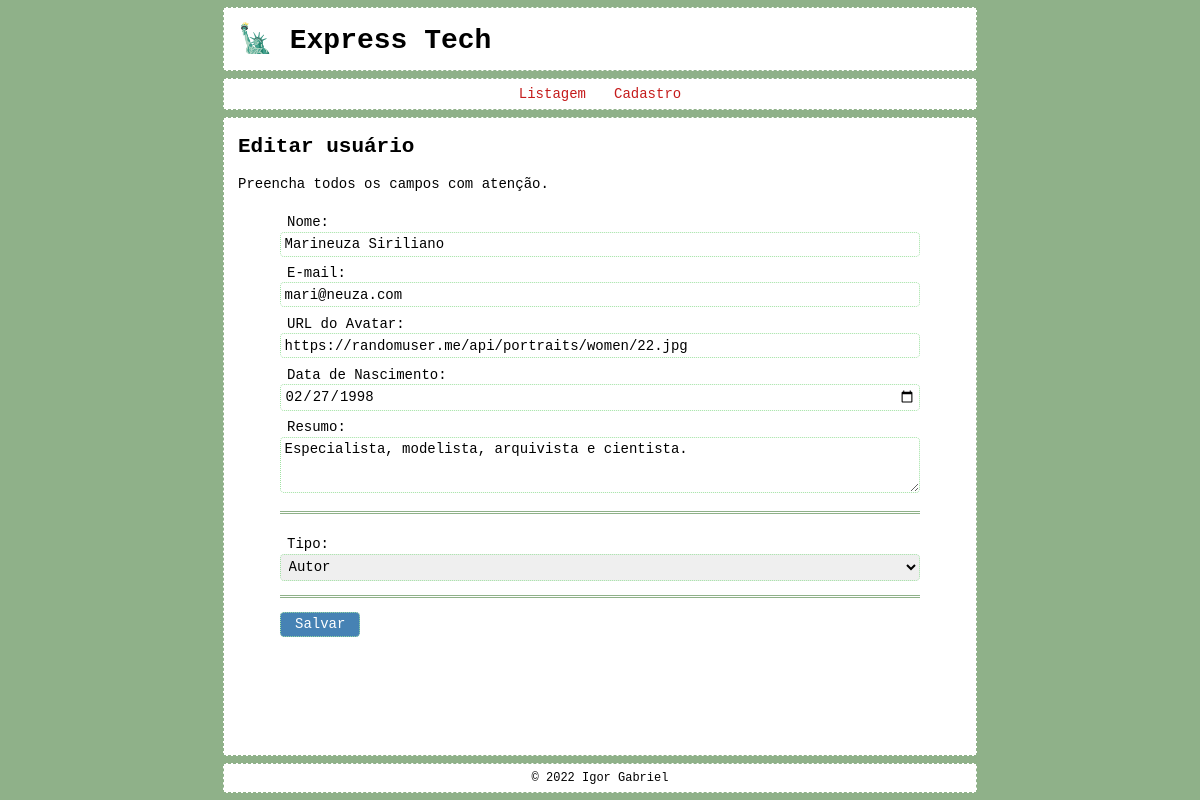
The app's page /?p=edit&u=2 with its own data.
### tables this page shows
CREATE TABLE users (
    id INT PRIMARY KEY NOT NULL AUTO_INCREMENT,
    date TIMESTAMP NOT NULL DEFAULT CURRENT_TIMESTAMP,
    name VARCHAR(255) NOT NULL,
    email VARCHAR(255) NOT NULL,
    password VARCHAR(255) NOT NULL,
    birth DATE NOT NULL,
    avatar VARCHAR(255) NOT NULL,
    bio TEXT,
    type ENUM('user', 'author', 'moderator', 'admin') DEFAULT 'user',
    status ENUM('active', 'inactive', 'deleted') DEFAULT 'active'
);

### page/_form.php (the view, shortened to what this page needs)
<?php
$options = array(
    'user'      => 'Usuário',
    'author'    => 'Autor',
    'moderator' => 'Moderador',
    'admin'     => 'Administrador'
);
$type_options = "\n";
foreach ($options as $key => $value) :
    if ($key == trim(strtolower($user_form['type'])))
        $type_options .= "<option value=\"{$key}\" selected>{$value}</option>\n";
    else
        $type_options .= "<option value=\"{$key}\">{$value}</option>\n";
endforeach;
$form_password = '';
$form = <<<HTML
<form action="{$user_form['action']}" method="post" class="user-form">
    <p>
        <label for="name">Nome:</label>
        <input type="text" name="name" id="name" value="{$user_form['name']}">
    </p>
    <p>
        <label for="email">E-mail:</label>
        <input type="email" name="email" id="email" value="{$user_form['email']}">
    </p>
    <p>
        <label for="avatar">URL do Avatar:</label>
        <input type="url" name="avatar" id="avatar" value="{$user_form['avatar']}">
    </p>
    <p>
        <label for="birth">Data de Nascimento:</label>
        <input type="date" name="birth" id="birth" value="{$user_form['birth']}">
    </p>
    <p>
        <label for="bio">Resumo:</label>
        <textarea name="bio" id="bio">{$user_form['bio']}</textarea>
    </p>
    {$form_password}
    <div class="separator"></div>
    <p>
        <label for="type">Tipo:</label>
        <select name="type" id="type">
            {$type_options}
        </select>
    </p>
    <div class="separator"></div>
    <p>
        <button type="submit">Salvar</button>
    </p>
</form>
HTML;

### css/style.css (style rules this page uses)
* { box-sizing: border-box; outline: none; }
html, body { position: relative; width: 100%; height: 100%; margin: 0; padding: 0; font-size: 14px; font-family: monospace; background: rgb(143, 177, 137); }
body { background: rgb(143, 177, 137); }
.separator { margin: 1rem 0; border-top: 3px double rgb(143, 177, 137);; }

### css/form.css (style rules this page uses)
.user-form { display: block; width: 100%; margin: auto; max-width: 640px; }
.user-form p { margin: 0; }
.user-form label { display: block; padding: .6rem 0 .1rem .5rem; }
.user-form input, .user-form textarea, .user-form select, .user-form button { font-family: inherit; font-size: inherit; padding: .25rem; border: 1px dotted rgb(160, 226, 163); border-radius: .3rem; }
.user-form input, .user-form textarea, .user-form select { width: 100%; }
.user-form textarea { height: 4rem; resize: vertical; }
.user-form p:last-child { padding-bottom: 1rem; }
.user-form button { padding-left: 1rem; padding-right: 1rem; background: steelblue; color: white; cursor: pointer; }

### records on screen
users: name "Marineuza Siriliano", email "mari@neuza.com", avatar "https://randomuser.me/api/portraits/women/22.jpg", birth "02/27/1998", bio "Especialista, modelista, arquivista e cientista.", type "Autor"
